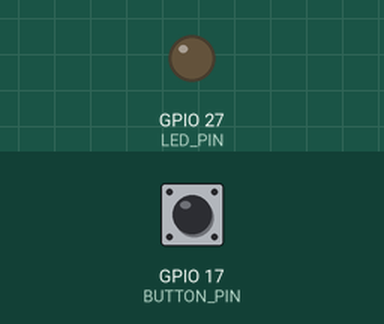
The program below on a simulated Raspberry Pi (BCM pin numbers). Parts: output pins drawn as LEDs (lit = HIGH). Dashed ring = blinking. Inputs (shaded band) come from the test bench; at power-on: GPIO 17 (BUTTON_PIN) HIGH. What the program prints to the terminal is not drawn.

Above: at 1.2 s.
1.3 s: GPIO 17 (BUTTON_PIN) pulled LOW for 0.15 s
At 1.7 s:
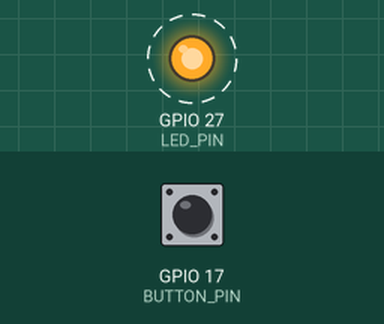
4.4 s: GPIO 17 (BUTTON_PIN) pulled LOW for 1 s
At 8.1 s:
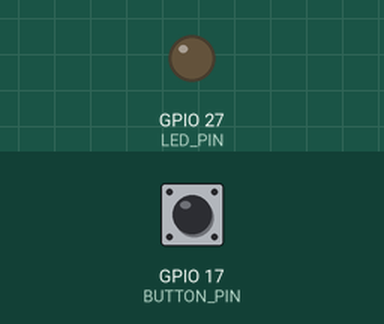
8.4 s: GPIO 17 (BUTTON_PIN) pulled LOW for 3.2 s
At 8.8 s:
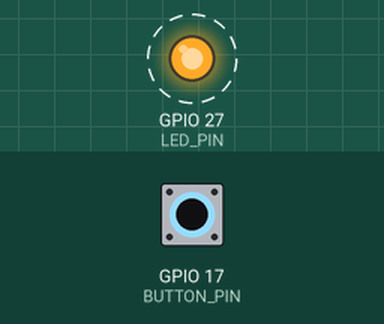
Timing chart, 0 to 12.4 s (numbered marks = the images above; inputs shaded):
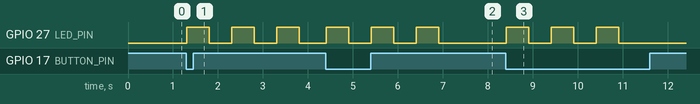

The program:

led_button.py
```python
#!/usr/bin/env python3
"""
Raspberry Pi LED Button Control
Press button to blink LED 3 times
"""

import RPi.GPIO as GPIO
import time

# GPIO Pin Configuration
BUTTON_PIN = 17  # GPIO pin for button
LED_PIN = 27     # GPIO pin for LED

# Setup GPIO
GPIO.setmode(GPIO.BCM)
GPIO.setup(BUTTON_PIN, GPIO.IN, pull_up_down=GPIO.PUD_UP)
GPIO.setup(LED_PIN, GPIO.OUT)
GPIO.output(LED_PIN, GPIO.LOW)

def blink_led(times=3, delay=0.5):
    """Blink LED specified number of times"""
    for _ in range(times):
        GPIO.output(LED_PIN, GPIO.HIGH)
        time.sleep(delay)
        GPIO.output(LED_PIN, GPIO.LOW)
        time.sleep(delay)

def button_callback(channel):
    """Callback function when button is pressed"""
    blink_led(3, 0.5)

# Setup button interrupt
GPIO.add_event_detect(BUTTON_PIN, GPIO.FALLING, callback=button_callback, bouncetime=200)

print("Button-LED Control System Started")
print("Press the button to blink LED 3 times")
print("Press Ctrl+C to exit")

try:
    while True:
        time.sleep(1)
except KeyboardInterrupt:
    print("\nShutting down...")
finally:
    GPIO.cleanup()
    print("GPIO cleaned up")
```

Measured:
- after the input at 1.3 s, GPIO 27 (LED_PIN): alternates HIGH for 0.50 s and LOW for 0.50 s, starting at once
- after the input at 4.4 s, GPIO 27 (LED_PIN): alternates HIGH for 0.50 s and LOW for 0.50 s, 6 changes in all, then stays LOW, starting at once
- after the input at 8.4 s, GPIO 27 (LED_PIN): alternates HIGH for 0.50 s and LOW for 0.50 s, 6 changes in all, then stays LOW, starting at once
